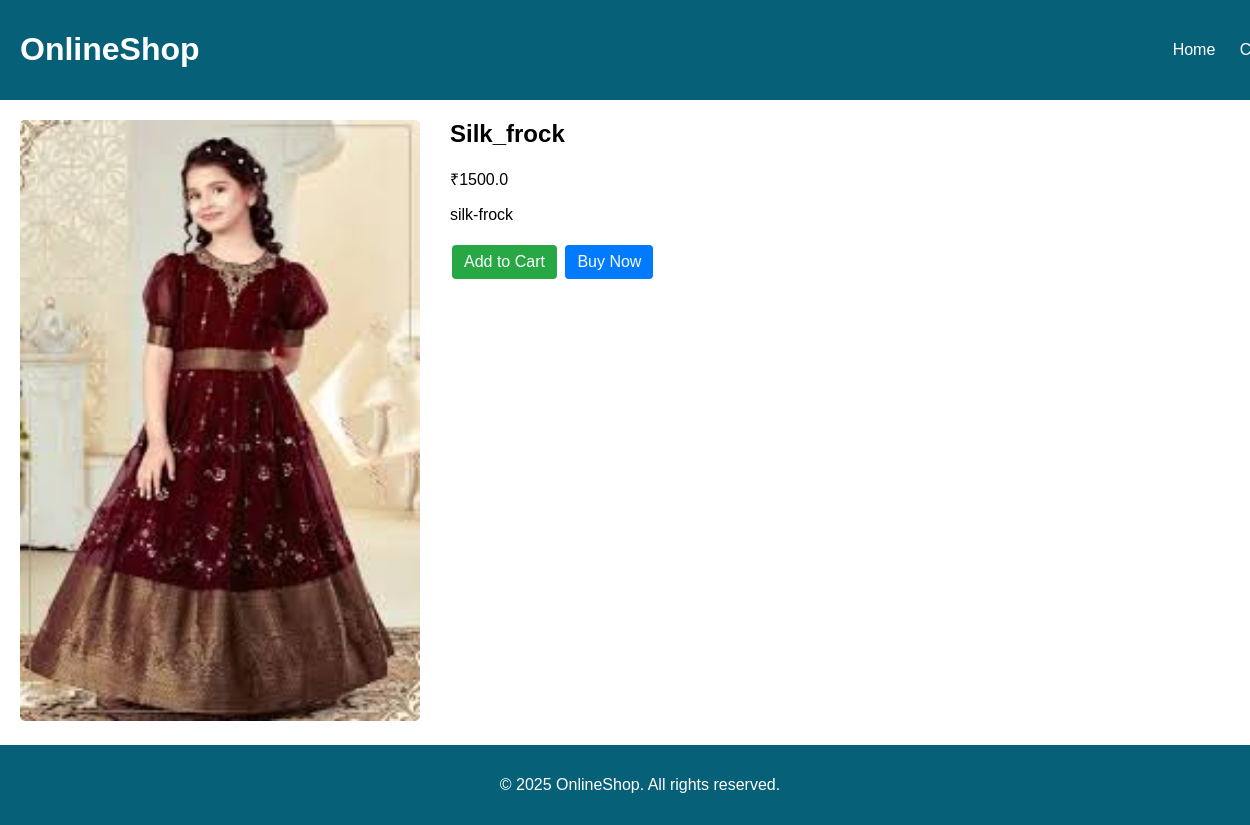
/product/silk_frock/, run on the app's committed database.
### shop/models.py (models this page shows, shortened)
class Product(models.Model):
    category = models.ForeignKey(Category, on_delete=models.CASCADE)
    name = models.CharField(max_length=100)
    slug = models.SlugField(unique=True)
    price = models.FloatField()
    description = models.TextField()
    image = models.ImageField(upload_to='products/')

### shop/views.py (the view)
# urls.py: path('product/<slug:slug>/', views.product_detail, name='product_detail'),
def product_detail(request, slug):
    product = get_object_or_404(Product, slug=slug)
    return render(request, 'shop/product_detail.html', {'product': product})

### shop/templates/shop/product_detail.html (shortened to what this page needs)
{% load static %}
<!DOCTYPE html>
<html lang="en">
<head>
    <link rel="stylesheet" href="{% static 'css/style.css' %}">
</head>
<body>
    <header>
        <h1>OnlineShop</h1>
        <nav>
            <a href="{% url 'home' %}">Home</a>
            <a href="{% url 'cart' %}">Cart</a>
        </nav>
    </header>
    <section class="product-detail">
        <div class="product-image">
            <img src="{{ product.image.url }}" alt="{{ product.name }}">
        </div>
        <div class="product-info">
            <h2>{{ product.name }}</h2>
            <p class="price">₹{{ product.price }}</p>
            <p>{{ product.description }}</p>
            <a href="{% url 'add_to_cart' product.id %}" class="btn-add-cart">Add to Cart</a>
            <a href="{% url 'checkout' %}" class="btn-buy-now">Buy Now</a>
        </div>
    </section>
    <footer>
        <p>&copy; 2025 OnlineShop. All rights reserved.</p>
    </footer>
</body>
</html>

### shop/static/css/style.css (style rules this page uses)
body { font-family: Arial, sans-serif; margin: 0; padding: 0; }
header { background-color: #066077; color: #fff; width: 100%; padding: 10px 20px; display: flex; justify-content: space-between; align-items: center; }
header nav a { color: #fff; text-decoration: none; margin-left: 20px; }
.btn-add-cart, .btn-buy-now { display: inline-block; padding: 8px 12px; margin: 5px 2px; text-decoration: none; color: #fff; border-radius: 4px; }
.btn-add-cart { background-color: #28a745; }
.btn-buy-now { background-color: #007bff; }
footer { text-align: center; width: 100%; padding: 15px; background-color: #066077; color: #fff; }
.product-detail { display: flex; gap: 30px; padding: 20px; }
.product-detail img { width: 400px; height: auto; border-radius: 5px; }
.product-info h2 { margin-top: 0; }
a { text-decoration: none; color:#066077; }

### data on the page
Product: image (picture), name "Silk_frock", price "1500.0", description "silk-frock"
